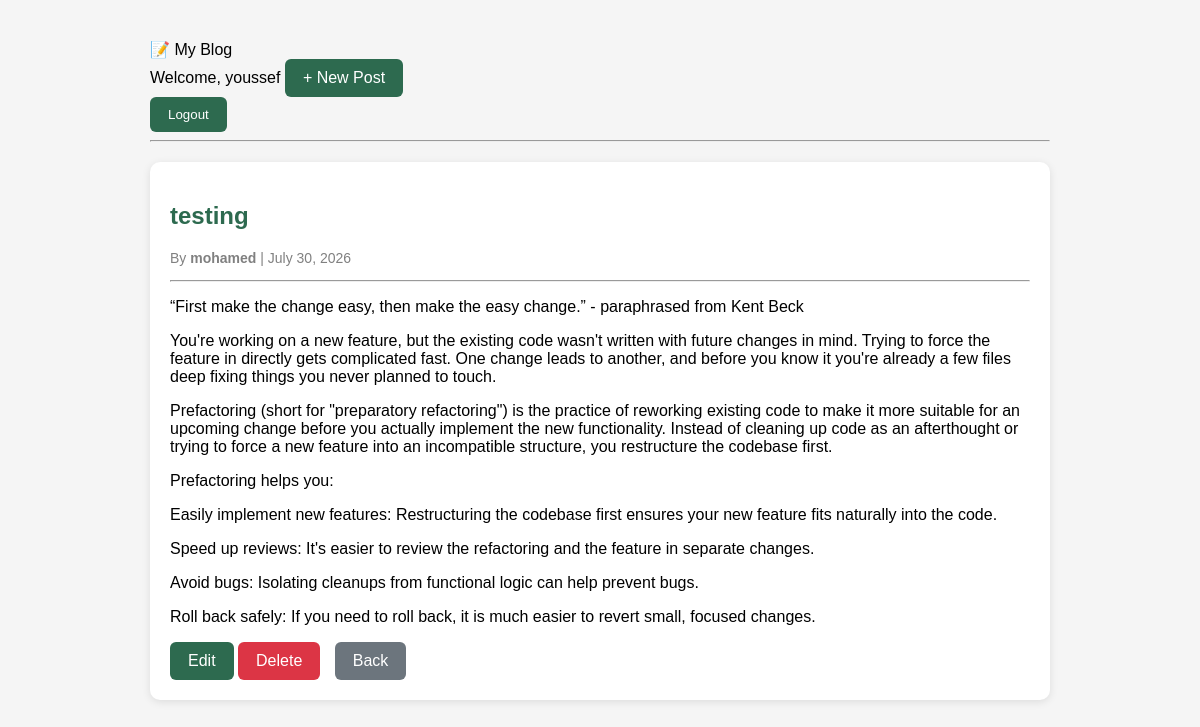
Screenshot of /post/3/ (signed in) with the database file from the repository.
### blog/models.py (models this page shows, shortened)
class Post(models.Model):
    title = models.CharField(max_length=250)
    body = models.TextField()
    published_on = models.DateField()
    author = models.ForeignKey(Author, on_delete=models.CASCADE)

class Author(models.Model):
    name = models.CharField(max_length=100)

### blog/views.py (the view)
# urls.py: path("post/<int:pk>/", views.PostDetailView.as_view(), name="post_detail"),
class PostDetailView(DetailView):
    model = Post
    template_name = "blog/post_detail.html"
    context_object_name = "post"

### blog/templates/blog/post_detail.html (shortened to what this page needs)
{% extends "blog/base.html" %}
{% block content %}
<div class="card post-card">
    <h2>{{ post.title }}</h2>
    <p class="meta">
        By <strong>{{ post.author.name }}</strong> |
        {{ post.published_on|date:"F d, Y" }}
    </p>
    <hr>
    <p class="post-body">
        {{ post.body|linebreaks }}
    </p>
    <div class="button-group">
        {% if user.is_authenticated %}
            <a href="{% url 'edit_post' post.id %}" class="btn edit-btn">
                Edit
            </a>
            <a href="{% url 'delete_post' post.id %}" class="btn delete-btn">
                Delete
            </a>
        {% endif %}
        <a href="{% url 'post_list' %}" class="btn cancel">
            Back
        </a>
    </div>
</div>
{% endblock %}

### blog/templates/blog/base.html (shortened to what this page needs)
{% load static %}
<!DOCTYPE html>
<html lang="en">
<head>
    <link rel="stylesheet" href="{% static 'blog/style.css' %}">
</head>
<body>
<div class="container">
    <div class="top-bar">
    <div class="logo">
        📝 My Blog
    </div>
    <div class="user-area">
        {% if user.is_authenticated %}
            <span class="welcome">
                Welcome, {{ user.username }}
            </span>
            <a href="{% url 'create_post' %}" class="btn">
                + New Post
            </a>
            <form action="{% url 'logout' %}" method="post">
                <button class="btn" type="submit">
                    Logout
                </button>
            </form>
        {% else %}
            <a class="btn" href="{% url 'login' %}">
                Login
            </a>
        {% endif %}
    </div>
</div>
    <header>
        <hr>
    </header>
    {% block content %}
    {% endblock %}
</div>
</body>
</html>

### blog/static/blog/style.css (style rules this page uses)
body { font-family: Arial, Helvetica, sans-serif; background:#f5f5f5; margin:0; }
.container { width:80%; max-width:900px; margin:40px auto; }
header { text-align:center; }
h2 { color:#2d6a4f; }
.card { background:white; padding:20px; margin:20px 0; border-radius:10px; box-shadow:0 2px 8px rgba(0,0,0,.1); }
.meta { color:gray; font-size:14px; }
.btn { display:inline-block; text-decoration:none; background:#2d6a4f; color:white; padding:10px 18px; border-radius:6px; }
button { border:none; cursor:pointer; }
.cancel { background:#6c757d; margin-left:10px; }
.delete-btn { background:#dc3545; }

### rows the page displays
Post: title "testing", author.name "mohamed", published_on "July 30, 2026", body "“First make the change easy, then make the easy change.” - paraphrased from Kent Beck You're working on a new feature, but the existing code wasn't written with future changes in mind. Trying to force the feature in directly gets complicated fast. One change leads to another, and before you know it you're already a few files deep fixing things you never planned to touch. Prefactoring (short for \"preparatory refactoring\") is the practice of reworking existing code to make it more suitable for an upcoming change before you actually implement the new functionality. Instead of cleaning up code as an afterthought or trying to force a new feature into an incompatible structure, you restructure…"

### other values shown
{{ user.username }} "youssef"
